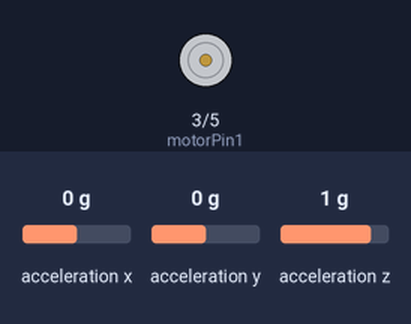
Bench run of a sketch on a simulated Arduino Uno, built with avr-gcc and run on an emulated ATmega328P. On the bench: motor-driver pin pairs drawn as motors (green arrow = first pin HIGH = forward, orange = second pin HIGH = backward, longer = more drive). The test bench sets the inputs (shaded band); at power-on: acceleration y 0 g, acceleration x 0 g, acceleration z 1 g.

Above: at 1.2 s.
1.3 s: acceleration y set to -1.4 g
At 2.5 s:
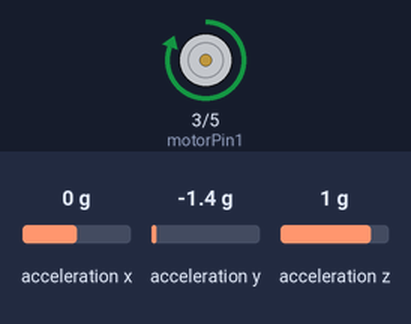
2.8 s: acceleration y set to 0.8 g
At 5.6 s:
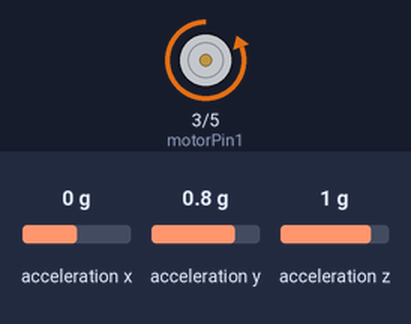
5.8 s: acceleration y set to -0.8 g
At 7.3 s:
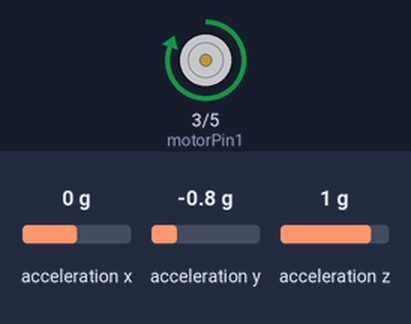
Timing chart, 0 to 8.8 s (numbered marks = the images above; inputs shaded):
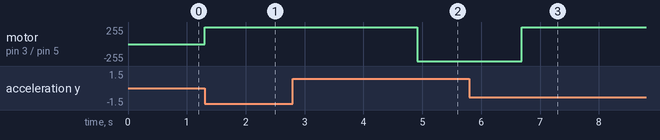

Measured:
- after the input at 1.3 s, motor on pin 3 (motorPin1) / pin 5 (motorPin2): stopped → forward 255/255 at once
- after the input at 2.8 s, motor on pin 3 (motorPin1) / pin 5 (motorPin2): forward 255/255 → backward 255/255 after 2.1 s
- after the input at 5.8 s, motor on pin 3 (motorPin1) / pin 5 (motorPin2): backward 255/255 → forward 255/255 after 0.89 s

The sketch:

PID_microcontroller.ino
```cpp
#include <Wire.h>
#include <MPU6050.h>

MPU6050 mpu;


double Kp = 3.234;
double Ki = 15.12;
double Kd = 0.19;


double setpoint = 0;
double angle = 0;
double prevAngle = 0;
double error = 0;
double errorSum = 0;
double errorDiff = 0;
double motorSpeed = 0;


const int motorPin1 = 3;
const int motorPin2 = 5;

void setup() {

  Serial.begin(9600);


  Wire.begin();
  mpu.initialize();


  mpu.calibrateGyro();


  setpoint = getIMUAngle();


  pinMode(motorPin1, OUTPUT);
  pinMode(motorPin2, OUTPUT);
}

void loop() {

  angle = getIMUAngle();


  error = setpoint - angle;
  errorSum += error;
  errorDiff = error - prevAngle;

  motorSpeed = (Kp * error) + (Ki * errorSum) + (Kd * errorDiff);

  if (motorSpeed > 255) {
    motorSpeed = 255;
  }
  else if (motorSpeed < -255) {
    motorSpeed = -255;
  }

  if (motorSpeed > 0) {
    analogWrite(motorPin1, motorSpeed);
    analogWrite(motorPin2, 0);
  }
  else {
    analogWrite(motorPin1, 0);
    analogWrite(motorPin2, -motorSpeed);
  }

  prevAngle = error;
}

double getIMUAngle() {
  int16_t accelerometerX = mpu.getAccelerationX();
  int16_t accelerometerY = mpu.getAccelerationY();
  int16_t accelerometerZ = mpu.getAccelerationZ();

  double radians = atan2(accelerometerY, accelerometerZ);
  double degrees = radians * (180.0 / M_PI);

  return degrees;
}
```
